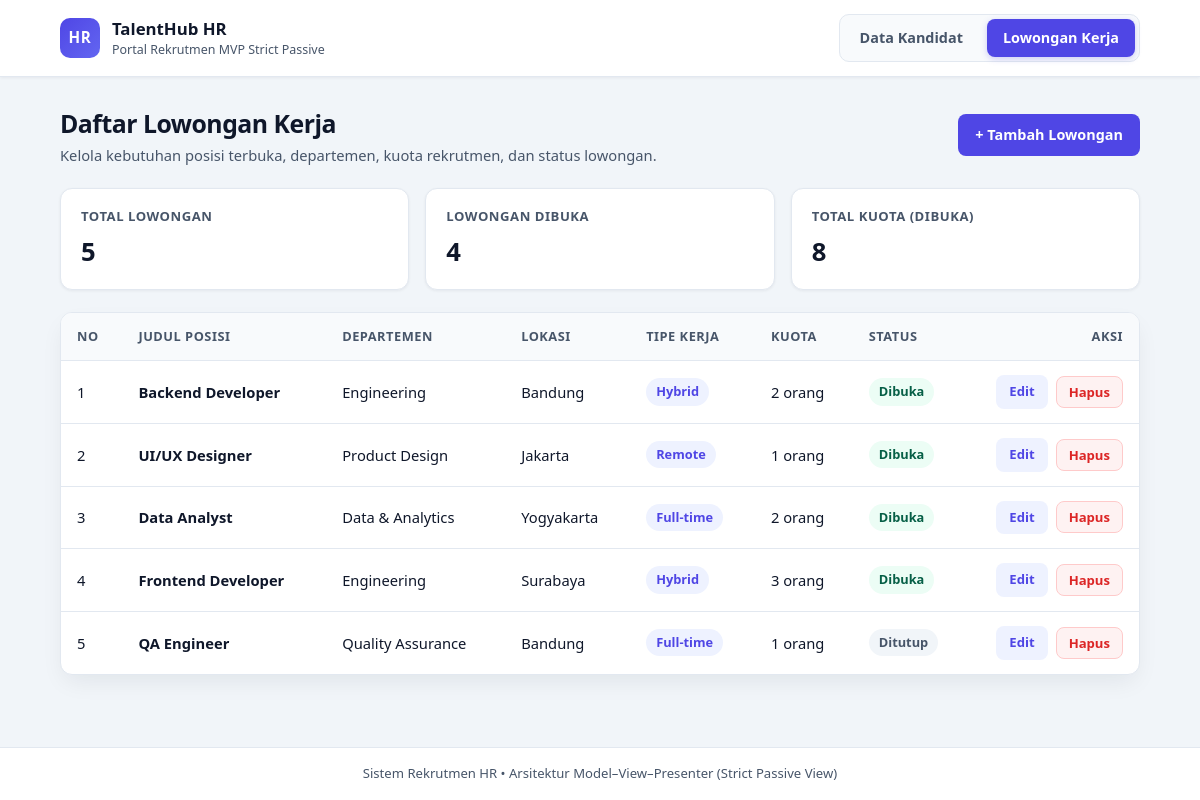
Screenshot of /project/index.php?module=lowongan with the database file from the repository.
### tables this page shows
CREATE TABLE IF NOT EXISTS `lowongan` (
  `id` int(11) NOT NULL AUTO_INCREMENT,
  `judulPosisi` varchar(100) NOT NULL,
  `departemen` varchar(100) NOT NULL,
  `lokasi` varchar(100) NOT NULL,
  `tipeKerja` varchar(50) NOT NULL DEFAULT 'Full-time',
  `kuota` int(11) NOT NULL DEFAULT 1,
  `status` varchar(30) NOT NULL DEFAULT 'Dibuka',
  PRIMARY KEY (`id`)
);

### project/models/DB.php (called while the page is built, shortened)
<?php
class DB
{
    protected ?PDO $conn = null;
    public function __construct(
        string $host = 'localhost',
        string $dbName = 'mvp_kandidat_db',
        string $username = 'root',
        string $password = '',
        ?PDO $pdo = null
    ) {
        $dsn = "mysql:host={$host};dbname={$dbName};charset=utf8mb4";
        $this->conn = new PDO($dsn, $username, $password, [
            PDO::ATTR_ERRMODE => PDO::ERRMODE_EXCEPTION,
            PDO::ATTR_DEFAULT_FETCH_MODE => PDO::FETCH_ASSOC,
            PDO::ATTR_EMULATE_PREPARES => false,
        ]);
    }
    protected function fetchAll(string $query, array $params = []): array
    {
        $stmt = $this->requireConnection()->prepare($query);
        $stmt->execute($params);
        return $stmt->fetchAll();
    }
    private function requireConnection(): PDO
    {
        return $this->conn;
    }
}

### project/models/TabelLowongan.php (called while the page is built, shortened)
<?php
require_once __DIR__ . '/DB.php';
require_once __DIR__ . '/Lowongan.php';
class TabelLowongan extends DB implements KontrakModelLowongan
{
    public function getAllLowongan(): array
    {
        $rows = $this->fetchAll(
            'SELECT id, judulPosisi, departemen, lokasi, tipeKerja, kuota, status FROM lowongan ORDER BY id ASC'
        );
        $daftarLowongan = [];
        foreach ($rows as $row) {
            $daftarLowongan[] = $this->mapRowToEntity($row);
        }
        return $daftarLowongan;
    }
    private function mapRowToEntity(array $row): Lowongan
    {
        return new Lowongan(
            (int) $row['id'],
            (string) $row['judulPosisi'],
            (string) $row['departemen'],
            (string) $row['lokasi'],
            (string) $row['tipeKerja'],
            (int) $row['kuota'],
            (string) $row['status']
        );
    }
}

### project/models/Lowongan.php (called while the page is built, shortened)
<?php
class Lowongan
{
    private int $id;
    private string $judulPosisi;
    private string $departemen;
    private string $lokasi;
    private string $tipeKerja;
    private int $kuota;
    private string $status;
    public function __construct(
        int $id = 0,
        string $judulPosisi = '',
        string $departemen = '',
        string $lokasi = '',
        string $tipeKerja = 'Full-time',
        int $kuota = 1,
        string $status = 'Dibuka'
    ) {
        $this->id = $id;
        $this->judulPosisi = $judulPosisi;
        $this->departemen = $departemen;
        $this->lokasi = $lokasi;
        $this->tipeKerja = $tipeKerja;
        $this->kuota = $kuota;
        $this->status = $status;
    }
    public function getId(): int
    {
        return $this->id;
    }
    public function getJudulPosisi(): string
    {
        return $this->judulPosisi;
    }
    public function getDepartemen(): string
    {
        return $this->departemen;
    }
    public function getLokasi(): string
    {
        return $this->lokasi;
    }
    public function getTipeKerja(): string
    {
        return $this->tipeKerja;
    }
    public function getKuota(): int
    {
        return $this->kuota;
    }
    public function getStatus(): string
    {
        return $this->status;
    }
}

### project/presenters/PresenterLowongan.php (the view, shortened to what this page needs)
<?php
require_once __DIR__ . '/KontrakPresenterLowongan.php';
require_once __DIR__ . '/PresenterHelper.php';
class PresenterLowongan implements KontrakPresenterLowongan
{
    private KontrakModelLowongan $model;
    private KontrakViewLowongan $view;
    public function __construct(KontrakModelLowongan $model, KontrakViewLowongan $view)
    {
        $this->model = $model;
        $this->view = $view;
    }
    public function tampilkanLowongan(string $flashMessage = '', string $flashType = 'success'): string
    {
        $daftarLowongan = $this->model->getAllLowongan();
        $total = count($daftarLowongan);
        $jumlahDibuka = 0;
        $totalKuotaDibuka = 0;
        $rowsHtml = '';
        $no = 1;
        foreach ($daftarLowongan as $lowongan) {
            if ($lowongan->getStatus() === 'Dibuka') {
                $jumlahDibuka++;
                $totalKuotaDibuka += $lowongan->getKuota();
            }
            $rowsHtml .= $this->buildRowHtml($no, $lowongan);
            $no++;
        }
        return $this->view->tampilLowongan(
            $rowsHtml,
            (string) $total,
            (string) $jumlahDibuka,
            (string) $totalKuotaDibuka,
            $flashMessage,
            $flashType
        );
    }
    private function buildRowHtml(int $no, Lowongan $lowongan): string
    {
        $status = $lowongan->getStatus();
        $statusBadgeClass = $status === 'Dibuka' ? 'badge-high' : 'badge-closed';
        $actionsHtml = PresenterHelper::buildActionButtons(
            'lowongan',
            $lowongan->getId(),
            'Hapus lowongan ' . $lowongan->getJudulPosisi() . '?'
        );
        return '<tr>'
            . '<td>' . $no . '</td>'
            . '<td class="cell-strong">' . PresenterHelper::escape($lowongan->getJudulPosisi()) . '</td>'
            . '<td>' . PresenterHelper::escape($lowongan->getDepartemen()) . '</td>'
            . '<td>' . PresenterHelper::escape($lowongan->getLokasi()) . '</td>'
            . '<td><span class="badge badge-neutral">' . PresenterHelper::escape($lowongan->getTipeKerja()) . '</span></td>'
            . '<td>' . $lowongan->getKuota() . ' orang</td>'
            . '<td><span class="badge ' . $statusBadgeClass . '">' . PresenterHelper::escape($status) . '</span></td>'
            . '<td>' . $actionsHtml . '</td>'
            . '</tr>';
    }
}

### project/presenters/PresenterHelper.php (shortened to what this page needs)
<?php
class PresenterHelper
{
    public static function escape(string $value): string
    {
        return htmlspecialchars($value, ENT_QUOTES, 'UTF-8');
    }
    public static function buildActionButtons(string $module, int $id, string $confirmMessage): string
    {
        $safeModule = self::escape($module);
        $safeConfirm = self::escape($confirmMessage);
        $editHref = 'index.php?module=' . $safeModule . '&amp;screen=edit&amp;id=' . $id;
        return '<div class="actions-cell">'
            . '<a class="btn btn-sm btn-edit" href="' . $editHref . '">Edit</a>'
            . '<form class="inline-form" method="POST" action="index.php" data-confirm="' . $safeConfirm . '" onsubmit="return confirm(this.dataset.confirm);">'
            . '<input type="hidden" name="module" value="' . $safeModule . '">'
            . '<input type="hidden" name="action" value="hapus">'
            . '<input type="hidden" name="id" value="' . $id . '">'
            . '<button type="submit" class="btn btn-sm btn-danger">Hapus</button>'
            . '</form>'
            . '</div>';
    }
}

### rows the page displays
lowongan: no "1", judulPosisi "Backend Developer", departemen "Engineering", lokasi "Bandung", tipeKerja "Hybrid", kuota "2", status "Dibuka"
lowongan: no "2", judulPosisi "UI/UX Designer", departemen "Product Design", lokasi "Jakarta", tipeKerja "Remote", kuota "1", status "Dibuka"
lowongan: no "3", judulPosisi "Data Analyst", departemen "Data & Analytics", lokasi "Yogyakarta", tipeKerja "Full-time", kuota "2", status "Dibuka"
lowongan: no "4", judulPosisi "Frontend Developer", departemen "Engineering", lokasi "Surabaya", tipeKerja "Hybrid", kuota "3", status "Dibuka"
lowongan: no "5", judulPosisi "QA Engineer", departemen "Quality Assurance", lokasi "Bandung", tipeKerja "Full-time", kuota "1", status "Ditutup"
